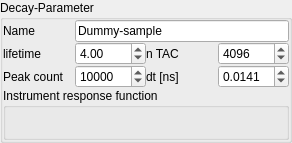
<?xml version="1.0" encoding="UTF-8"?>
<ui version="4.0">
 <class>Form</class>
 <widget class="QWidget" name="Form">
  <property name="geometry">
   <rect>
    <x>0</x>
    <y>0</y>
    <width>292</width>
    <height>143</height>
   </rect>
  </property>
  <property name="windowTitle">
   <string>Form</string>
  </property>
  <layout class="QVBoxLayout" name="verticalLayout">
   <property name="spacing">
    <number>0</number>
   </property>
   <property name="leftMargin">
    <number>0</number>
   </property>
   <property name="topMargin">
    <number>0</number>
   </property>
   <property name="rightMargin">
    <number>0</number>
   </property>
   <property name="bottomMargin">
    <number>0</number>
   </property>
   <item>
    <widget class="QGroupBox" name="groupBox">
     <property name="title">
      <string>Decay-Parameter</string>
     </property>
     <layout class="QGridLayout" name="gridLayout">
      <property name="leftMargin">
       <number>0</number>
      </property>
      <property name="topMargin">
       <number>0</number>
      </property>
      <property name="rightMargin">
       <number>0</number>
      </property>
      <property name="bottomMargin">
       <number>0</number>
      </property>
      <property name="spacing">
       <number>0</number>
      </property>
      <item row="2" column="1">
       <widget class="QSpinBox" name="spinBox_2">
        <property name="maximum">
         <number>9999999</number>
        </property>
        <property name="value">
         <number>10000</number>
        </property>
       </widget>
      </item>
      <item row="2" column="0">
       <widget class="QLabel" name="label_2">
        <property name="text">
         <string>Peak count</string>
        </property>
       </widget>
      </item>
      <item row="1" column="2">
       <widget class="QLabel" name="label_3">
        <property name="text">
         <string>n TAC</string>
        </property>
       </widget>
      </item>
      <item row="1" column="0">
       <widget class="QLabel" name="label">
        <property name="text">
         <string>lifetime</string>
        </property>
       </widget>
      </item>
      <item row="1" column="3">
       <widget class="QSpinBox" name="spinBox">
        <property name="maximum">
         <number>10000</number>
        </property>
        <property name="value">
         <number>4096</number>
        </property>
       </widget>
      </item>
      <item row="1" column="1">
       <widget class="QDoubleSpinBox" name="doubleSpinBox_2">
        <property name="value">
         <double>4.000000000000000</double>
        </property>
       </widget>
      </item>
      <item row="2" column="3">
       <widget class="QDoubleSpinBox" name="doubleSpinBox">
        <property name="decimals">
         <number>4</number>
        </property>
        <property name="value">
         <double>0.014100000000000</double>
        </property>
       </widget>
      </item>
      <item row="2" column="2">
       <widget class="QLabel" name="label_4">
        <property name="text">
         <string>dt [ns]</string>
        </property>
       </widget>
      </item>
      <item row="0" column="0">
       <widget class="QLabel" name="label_5">
        <property name="text">
         <string>Name</string>
        </property>
       </widget>
      </item>
      <item row="0" column="1" colspan="3">
       <widget class="QLineEdit" name="lineEdit">
        <property name="text">
         <string>Dummy-sample</string>
        </property>
       </widget>
      </item>
      <item row="3" column="0" colspan="4">
       <widget class="QGroupBox" name="groupBox_2">
        <property name="title">
         <string>Instrument response function</string>
        </property>
        <layout class="QHBoxLayout" name="horizontalLayout">
         <property name="spacing">
          <number>0</number>
         </property>
         <property name="leftMargin">
          <number>0</number>
         </property>
         <property name="topMargin">
          <number>0</number>
         </property>
         <property name="rightMargin">
          <number>0</number>
         </property>
         <property name="bottomMargin">
          <number>0</number>
         </property>
         <item>
          <layout class="QVBoxLayout" name="verticalLayout_2"/>
         </item>
        </layout>
       </widget>
      </item>
     </layout>
    </widget>
   </item>
  </layout>
  <action name="actionParametersChanged">
   <property name="text">
    <string>onParametersChanged</string>
   </property>
  </action>
 </widget>
 <resources/>
 <connections>
  <connection>
   <sender>lineEdit</sender>
   <signal>cursorPositionChanged(int,int)</signal>
   <receiver>actionParametersChanged</receiver>
   <slot>trigger()</slot>
   <hints>
    <hint type="sourcelabel">
     <x>183</x>
     <y>31</y>
    </hint>
    <hint type="destinationlabel">
     <x>-1</x>
     <y>-1</y>
    </hint>
   </hints>
  </connection>
  <connection>
   <sender>doubleSpinBox_2</sender>
   <signal>valueChanged(double)</signal>
   <receiver>actionParametersChanged</receiver>
   <slot>trigger()</slot>
   <hints>
    <hint type="sourcelabel">
     <x>115</x>
     <y>53</y>
    </hint>
    <hint type="destinationlabel">
     <x>-1</x>
     <y>-1</y>
    </hint>
   </hints>
  </connection>
  <connection>
   <sender>doubleSpinBox</sender>
   <signal>valueChanged(double)</signal>
   <receiver>actionParametersChanged</receiver>
   <slot>trigger()</slot>
   <hints>
    <hint type="sourcelabel">
     <x>254</x>
     <y>77</y>
    </hint>
    <hint type="destinationlabel">
     <x>-1</x>
     <y>-1</y>
    </hint>
   </hints>
  </connection>
  <connection>
   <sender>spinBox</sender>
   <signal>valueChanged(QString)</signal>
   <receiver>actionParametersChanged</receiver>
   <slot>trigger()</slot>
   <hints>
    <hint type="sourcelabel">
     <x>254</x>
     <y>53</y>
    </hint>
    <hint type="destinationlabel">
     <x>-1</x>
     <y>-1</y>
    </hint>
   </hints>
  </connection>
  <connection>
   <sender>spinBox_2</sender>
   <signal>valueChanged(int)</signal>
   <receiver>actionParametersChanged</receiver>
   <slot>trigger()</slot>
   <hints>
    <hint type="sourcelabel">
     <x>115</x>
     <y>77</y>
    </hint>
    <hint type="destinationlabel">
     <x>-1</x>
     <y>-1</y>
    </hint>
   </hints>
  </connection>
 </connections>
</ui>
